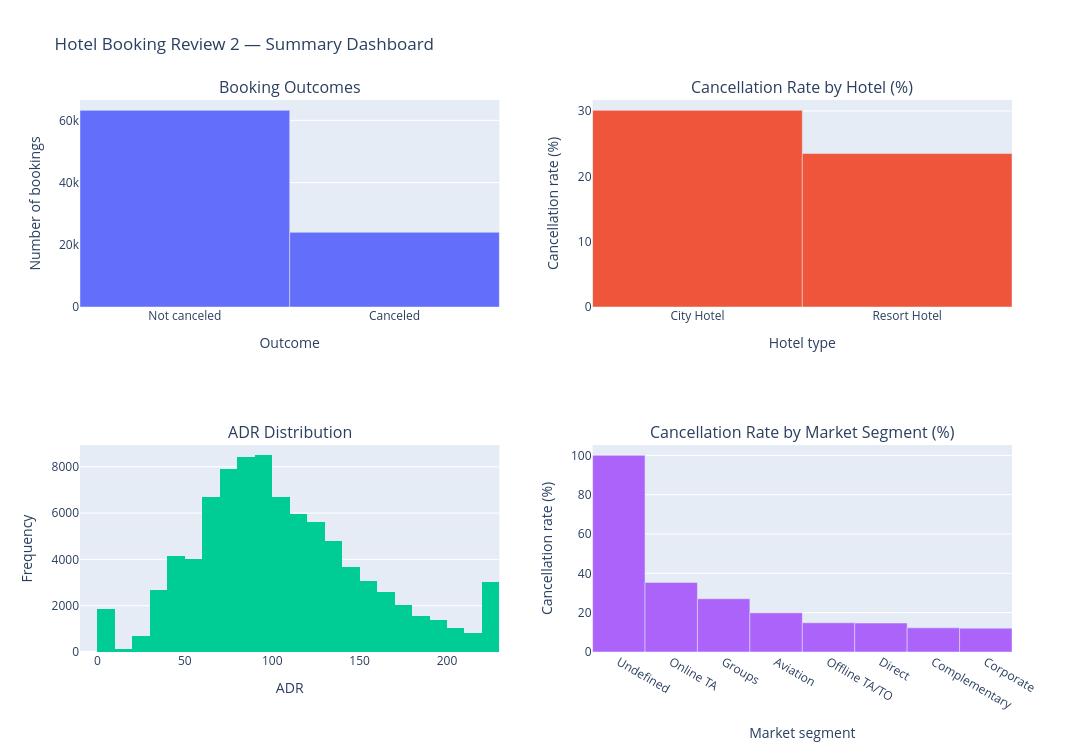

Write notebook code for a chart like this one.
### Markdown cell above
## Compact Python Dashboard

This dashboard combines four views: booking outcomes, cancellation rate by hotel, ADR distribution, and cancellation rate by market segment. It is intended as a compact notebook dashboard; it does not replace a separately submitted Tableau/Power BI dashboard if your instructor specifically requires one.

### Code cell
try:
    from IPython.display import display
    import plotly.express as px
    from plotly.subplots import make_subplots
    import plotly.graph_objects as go

    dashboard = make_subplots(
        rows=2, cols=2,
        subplot_titles=(
            "Booking Outcomes",
            "Cancellation Rate by Hotel (%)",
            "ADR Distribution",
            "Cancellation Rate by Market Segment (%)"
        ),
        specs=[[{"type":"bar"}, {"type":"bar"}], [{"type":"histogram"}, {"type":"bar"}]]
    )

    # Panel 1: booking outcomes
    outcome_counts = df["is_canceled"].map({0:"Not canceled", 1:"Canceled"}).value_counts()
    dashboard.add_trace(
        go.Bar(x=outcome_counts.index.astype(str), y=outcome_counts.values, name="Bookings"),
        row=1, col=1
    )

    # Panel 2: cancellation rate by hotel
    hotel_rates_dash = df.groupby("hotel")["is_canceled"].mean().mul(100).sort_values(ascending=False)
    dashboard.add_trace(
        go.Bar(x=hotel_rates_dash.index.astype(str), y=hotel_rates_dash.values, name="Hotel rate"),
        row=1, col=2
    )

    # Panel 3: ADR distribution, excluding non-finite values
    adr_dash = pd.to_numeric(df["adr"], errors="coerce")
    adr_dash = adr_dash[adr_dash.notna() & np.isfinite(adr_dash)]
    dashboard.add_trace(
        go.Histogram(x=adr_dash, nbinsx=40, name="ADR"),
        row=2, col=1
    )

    # Panel 4: cancellation rate by market segment, when available
    if "market_segment" in df.columns:
        segment_rates_dash = df.groupby("market_segment")["is_canceled"].mean().mul(100).sort_values(ascending=False)
        dashboard.add_trace(
            go.Bar(x=segment_rates_dash.index.astype(str), y=segment_rates_dash.values, name="Segment rate"),
            row=2, col=2
        )
    else:
        dashboard.add_annotation(text="market_segment column not available", x=0.75, y=0.15, xref="paper", yref="paper", showarrow=False)

    dashboard.update_layout(
        title_text="Hotel Booking Review 2 — Summary Dashboard",
        height=750, width=1100, showlegend=False
    )
    dashboard.update_xaxes(title_text="Outcome", row=1, col=1)
    dashboard.update_yaxes(title_text="Number of bookings", row=1, col=1)
    dashboard.update_xaxes(title_text="Hotel type", row=1, col=2)
    dashboard.update_yaxes(title_text="Cancellation rate (%)", row=1, col=2)
    dashboard.update_xaxes(title_text="ADR", row=2, col=1)
    dashboard.update_yaxes(title_text="Frequency", row=2, col=1)
    dashboard.update_xaxes(title_text="Market segment", row=2, col=2)
    dashboard.update_yaxes(title_text="Cancellation rate (%)", row=2, col=2)
    dashboard.show()
except ImportError:
    print("Plotly is not installed. Run %pip install plotly in a notebook cell, then rerun this visualization section.")

### Figure 1 — Plotly figure (JSON) as saved in the notebook; plotly's stock layout.template omitted (floating-point values rounded to 4 significant figures; data arrays with more than 128 entries replaced by an {"elided": "..."} marker saying what was removed)
{"data": [{"name": "Bookings", "type": "bar", "x": ["Not canceled", "Canceled"], "xaxis": "x", "y": [63221, 24009], "yaxis": "y"}, {"name": "Hotel rate", "type": "bar", "x": ["City Hotel", "Resort Hotel"], "xaxis": "x2", "y": [30.1, 23.48], "yaxis": "y2"}, {"name": "ADR", "nbinsx": 40, "type": "histogram", "x": {"elided": "87230 float values"}, "xaxis": "x3", "yaxis": "y3"}, {"name": "Segment rate", "type": "bar", "x": ["Undefined", "Online TA", "Groups", "Aviation", "Offline TA/TO", "Direct", "Complementary", "Corporate"], "xaxis": "x4", "y": [100.0, 35.38, 27.06, 19.91, 14.85, 14.75, 12.28, 12.12], "yaxis": "y4"}], "layout": {"annotations": [{"font": {"size": 16}, "showarrow": false, "text": "Booking Outcomes", "x": 0.225, "xanchor": "center", "xref": "paper", "y": 1, "yanchor": "bottom", "yref": "paper"}, {"font": {"size": 16}, "showarrow": false, "text": "Cancellation Rate by Hotel (%)", "x": 0.775, "xanchor": "center", "xref": "paper", "y": 1, "yanchor": "bottom", "yref": "paper"}, {"font": {"size": 16}, "showarrow": false, "text": "ADR Distribution", "x": 0.225, "xanchor": "center", "xref": "paper", "y": 0.375, "yanchor": "bottom", "yref": "paper"}, {"font": {"size": 16}, "showarrow": false, "text": "Cancellation Rate by Market Segment (%)", "x": 0.775, "xanchor": "center", "xref": "paper", "y": 0.375, "yanchor": "bottom", "yref": "paper"}], "height": 750, "showlegend": false, "title": {"text": "Hotel Booking Review 2 — Summary Dashboard"}, "width": 1100, "xaxis": {"anchor": "y", "domain": [0, 0.45], "title": {"text": "Outcome"}}, "xaxis2": {"anchor": "y2", "domain": [0.55, 1], "title": {"text": "Hotel type"}}, "xaxis3": {"anchor": "y3", "domain": [0, 0.45], "title": {"text": "ADR"}}, "xaxis4": {"anchor": "y4", "domain": [0.55, 1], "title": {"text": "Market segment"}}, "yaxis": {"anchor": "x", "domain": [0.625, 1], "title": {"text": "Number of bookings"}}, "yaxis2": {"anchor": "x2", "domain": [0.625, 1], "title": {"text": "Cancellation rate (%)"}}, "yaxis3": {"anchor": "x3", "domain": [0, 0.375], "title": {"text": "Frequency"}}, "yaxis4": {"anchor": "x4", "domain": [0, 0.375], "title": {"text": "Cancellation rate (%)"}}}}
